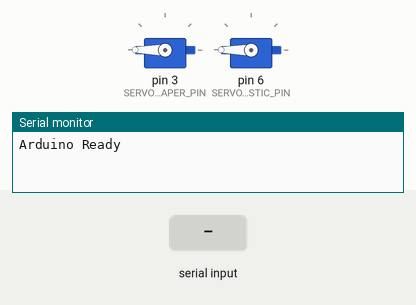
Recording of a sketch running on a simulated Arduino Uno, built with avr-gcc and run on an emulated ATmega328P. Shown: 2 × servo, the last lines printed to the serial monitor. The inputs (shaded band) are chosen by the test bench.

Above: at 1.2 s.
1.3 s: "paper\n" received over Serial
At 2.4 s:
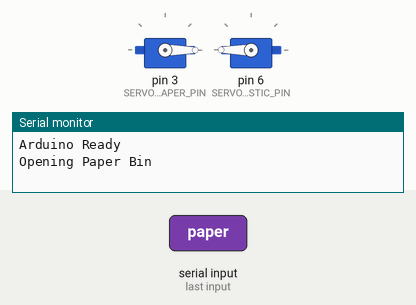
2.8 s: "plastic\n" received over Serial
At 4.7 s:
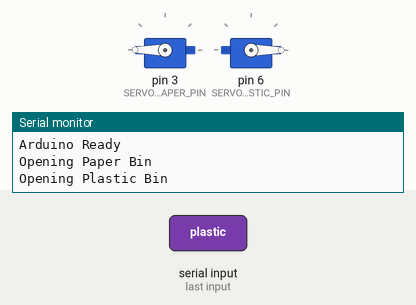
Timing chart, 0 to 8.8 s (numbered marks = the images above; inputs shaded):
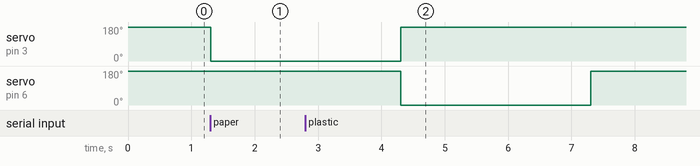

Measured:
- after the input at 1.3 s, servo on pin 3 (SERVO_PAPER_PIN): 180° → 0° at once
- after the input at 2.8 s, servo on pin 6 (SERVO_PLASTIC_PIN): 180° → 0° after 1.5 s, → 180° 3.0 s later

The sketch:

no_sensors.ino
```cpp
#include <Servo.h>

#define SERVO_PAPER_PIN 3
#define SERVO_PLASTIC_PIN 6

Servo servoPaper;
Servo servoPlastic;

String input = "";

void setup() {
  Serial.begin(9600);

  servoPaper.attach(SERVO_PAPER_PIN);
  servoPlastic.attach(SERVO_PLASTIC_PIN);

  // Start closed (reversed direction)
  servoPaper.write(180);
  servoPlastic.write(180);

  Serial.println("Arduino Ready");
}

void loop() {
  if (Serial.available()) {
    input = Serial.readStringUntil('\n');
    input.trim();  // remove extra whitespace

    if (input == "paper") {
      Serial.println("Opening Paper Bin");
      servoPaper.write(0);    // Open
      delay(3000);            // Keep open for 3s
      servoPaper.write(180);  // Close
    }
    else if (input == "plastic") {
      Serial.println("Opening Plastic Bin");
      servoPlastic.write(0);   // Open
      delay(3000);             // Keep open for 3s
      servoPlastic.write(180); // Close
    }
  }
}
```
